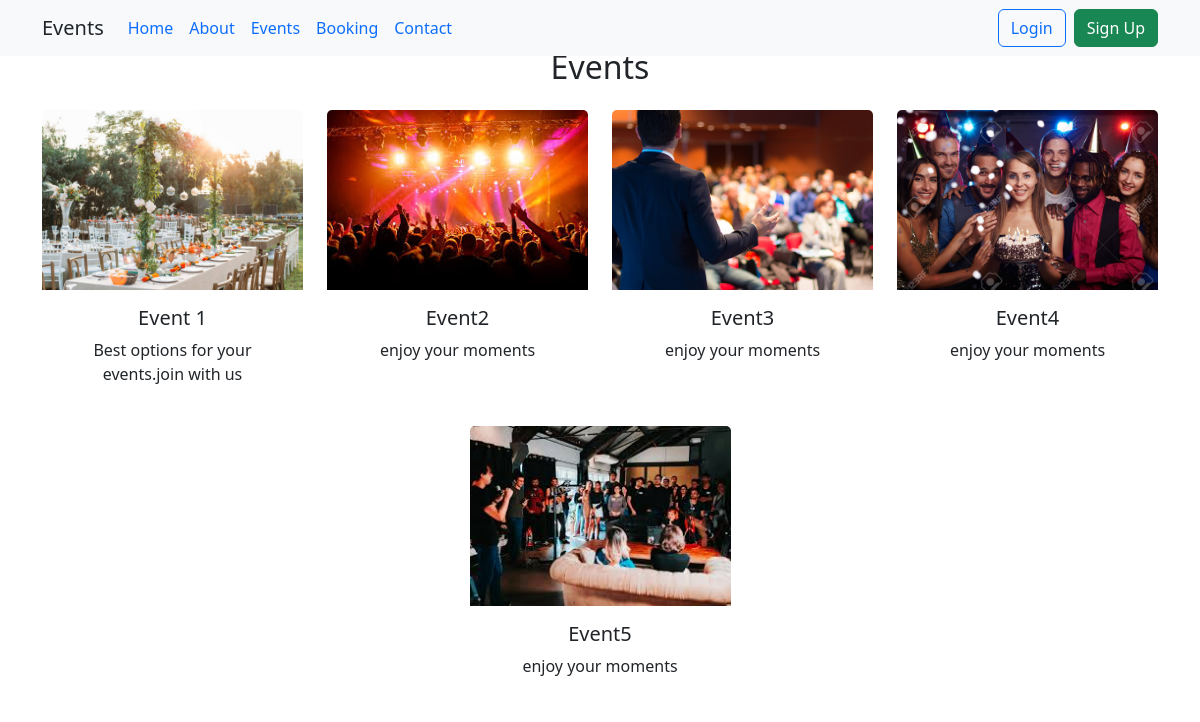
Screenshot of /event/ with the database file from the repository.
### Eventapp/models.py (models this page shows, shortened)
class Event(models.Model):
    img= models.ImageField(upload_to="pic")
    name=models.CharField(max_length=50)
    desc=models.CharField(max_length=100)

### Eventapp/views.py (the view)
# urls.py: path('event/', views.event, name='event'),
def event(request):
    dict_eve ={
        'eve' : Event.objects.all()
    }
    return render(request,'events.html',dict_eve)

### templates/events.html (shortened to what this page needs)
{% extends 'base.html' %}
{% load static %}
{% block contend %}
<h2 class="text-center mt-5">Events</h2>
<div class="container mt-4">
    <div class="row justify-content-center">
        {% for i in eve %}
        <div class="col-12 col-md-3 text-center mb-4">
            <div class="card border-0">
                <img src="{{ i.img.url }}" class="card-img-top"
                     style="height: 180px; object-fit: cover;" alt="Event Image">
                <div class="card-body">
                    <h5 class="card-title">{{ i.name }}</h5>
                    <p class="card-text">{{ i.desc }}</p>
                </div>
            </div>
        </div>
        {% endfor %}
    </div>
</div>
{% endblock %}

### templates/base.html (shortened to what this page needs)
<!DOCTYPE html>
<html lang="en">
<head>
    <link href="https://cdn.jsdelivr.net/npm/bootstrap@5.3.8/dist/css/bootstrap.min.css" rel="stylesheet"
>
</head>
<body>
<nav class="navbar navbar-expand-lg navbar-dark bg-light fixed-top">
  <div class="container">
    <a class="navbar-brand text-dark" href="#">Events</a>
    <div class="collapse navbar-collapse" id="navbarNav">
      <ul class="navbar-nav me-auto">
        <li class="nav-item">
          <a class="nav-link active text-primary" href="{% url 'index' %}">Home</a>
        </li>
        <li class="nav-item">
          <a class="nav-link text-primary" href="{% url 'about' %}">About</a>
        </li>
        <li class="nav-item">
          <a class="nav-link text-primary" href="{% url 'event' %}">Events</a>
        </li>
        <li class="nav-item">
          <a class="nav-link text-primary" href="{% url 'booking' %}">Booking</a>
        </li>
        <li class="nav-item">
          <a class="nav-link text-primary" href="{% url 'contact' %}">Contact</a>
        </li>
      </ul>
      <div class="d-flex">
        <a href="#" class="btn btn-outline-primary me-2">Login</a>
        <a href="{% url 'register' %}" class="btn btn-success">Sign Up</a>
      </div>
    </div>
  </div>
</nav>
{% block contend %}
{% endblock %}
</body>
</html>

### rows the page displays
Event: img (picture), name "Event 1", desc "Best options for your events.join with us"
Event: img (picture), name "Event2", desc "enjoy your moments"
Event: img (picture), name "Event3", desc "enjoy your moments"
Event: img (picture), name "Event4", desc "enjoy your moments"
Event: img (picture), name "Event5", desc "enjoy your moments"
